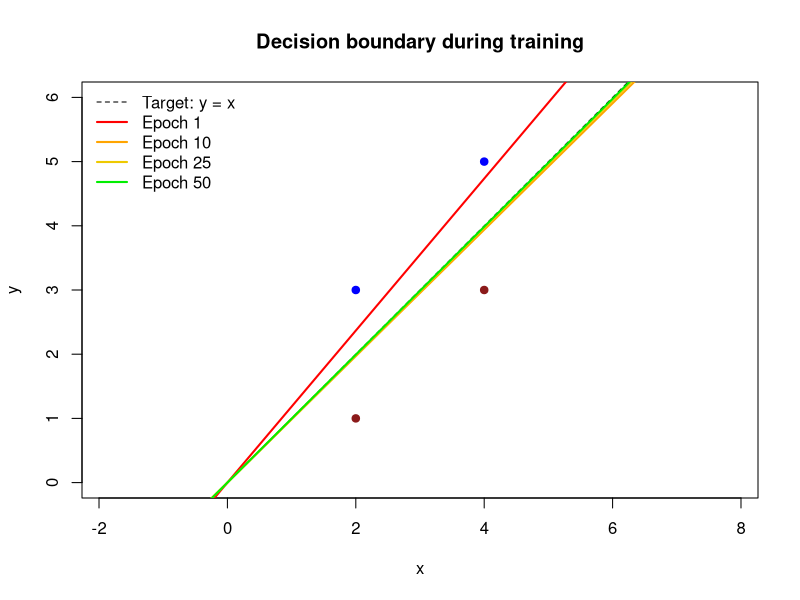

Here is the R script that generated this plot:
#Script that uses the delta rule to train a neuron to classify points above or
#below y = x. Neuron starts with random weights and adjusts based on errors 
#made across 100 epochs. Graph learning at different epoch stages. 

#Training points 
x <- c(2, 2, 4, 4)
y <- c(3, 1, 5, 3)
label <- ifelse(y > x, 1, -1)
#Learning rate and random weight selector
eta <- 0.01
w_x <- runif(1, -0.5, 0.5)
w_y <- runif(1, -0.5, 0.5)

#Visualization of how the decision plane moves as the unit learns
plot(x, y, xlim = c(0, 6), ylim = c(0, 6), asp = 1,
     pch = 19, col = ifelse(label == 1, "blue", "firebrick4"),
     main = "Decision boundary during training")
abline(a = 0, b = 1, lty = 2)
snapshot_epochs <- c(1, 10, 25, 50)
line_colors <- c("red", "orange", "gold2", "green2")

#Repeat x100 epochs 
for(epoch in 1:50){
  for(i in seq_along(x)){
    observed <- (w_x * x[i]) + (w_y * y[i])
    #Prediction error
    desired <- label[i]
    error <- desired - observed
    #Delta rule
    delta_w_x <- x[i] * eta * error
    delta_w_y <- y[i] * eta * error
    #Add each change to its current weight
    w_y <- w_y + delta_w_y
    w_x <- w_x + delta_w_x
  }
  #Updates graph
  if (epoch %in% snapshot_epochs) {
    line_color <- line_colors[match(epoch, snapshot_epochs)]
    if (w_y == 0) {
      abline(v = 0, col = line_color, lwd = 2)
    } else {
      abline(a = 0, b = -w_x / w_y, col = line_color, lwd = 2)
    }
  }
}

legend("topleft",
       legend = c("Target: y = x", paste("Epoch", snapshot_epochs)),
       col = c("black", line_colors),
       lty = c(2, 1, 1, 1, 1),
       lwd = c(1, 2, 2, 2, 2),
       bty = "n")

#Use final weights to score all 4 points
observed <- w_x * x + w_y * y
#Positive scores are 1, all else -1
predicted <- ifelse(observed > 0, 1, -1)

#Show predictions and check whether each matches its correct label
predicted
predicted == label

#4 new points that test trained neuron
x_test <- c(1, 3, 3, 5)
y_test <- c(4, 1, 5, 2)
label_test <- ifelse(y_test > x_test, 1, -1)
observed_test <- w_x * x_test + w_y * y_test
predicted_test <- ifelse(observed_test > 0, 1, -1)

#Check which test predictions match correct labels
correct_test <- predicted_test == label_test
correct_test
#Test accuracy %
test_accuracy <- mean(correct_test) * 100
test_accuracy
